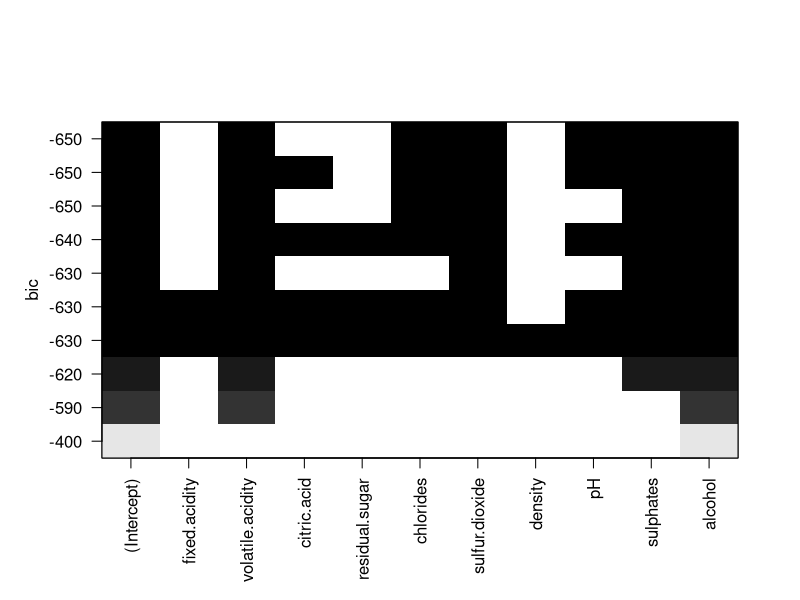
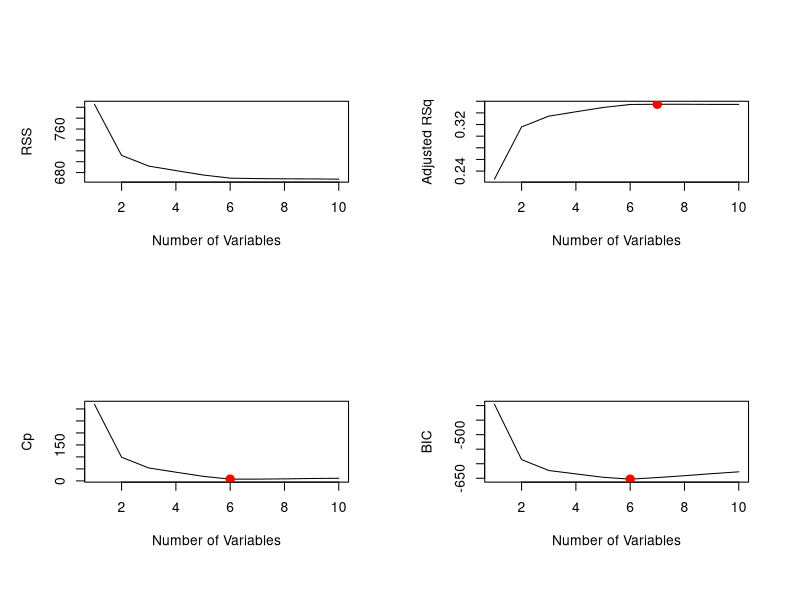
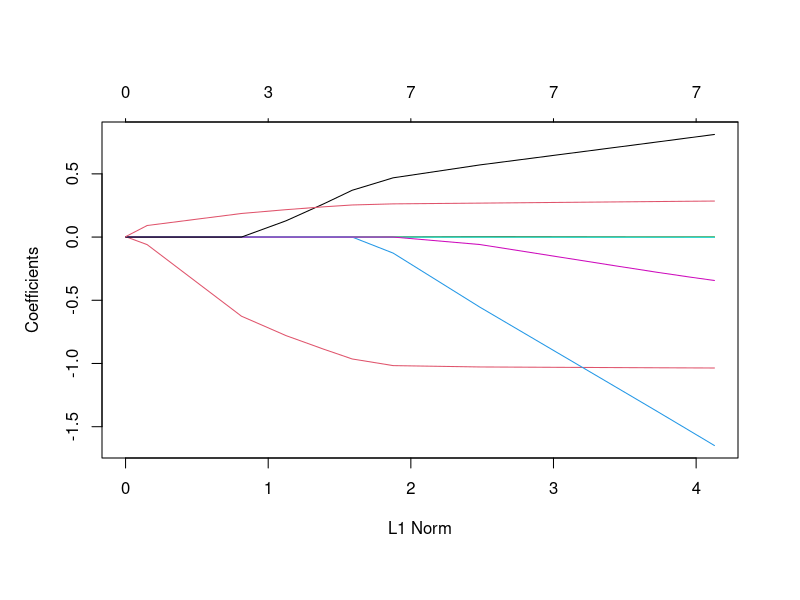
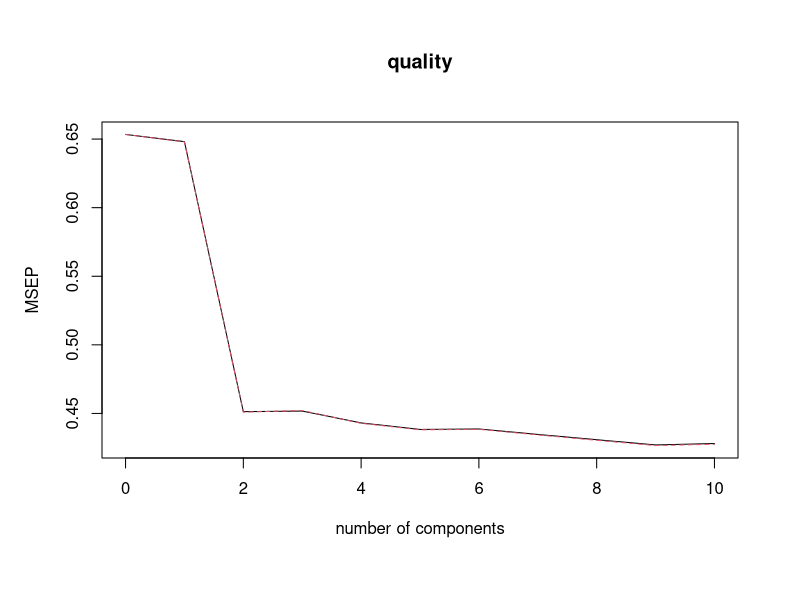
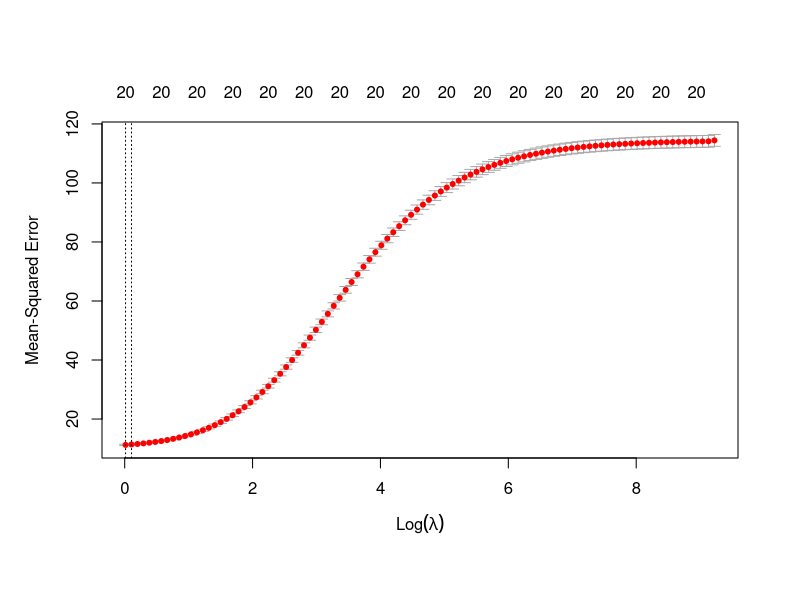
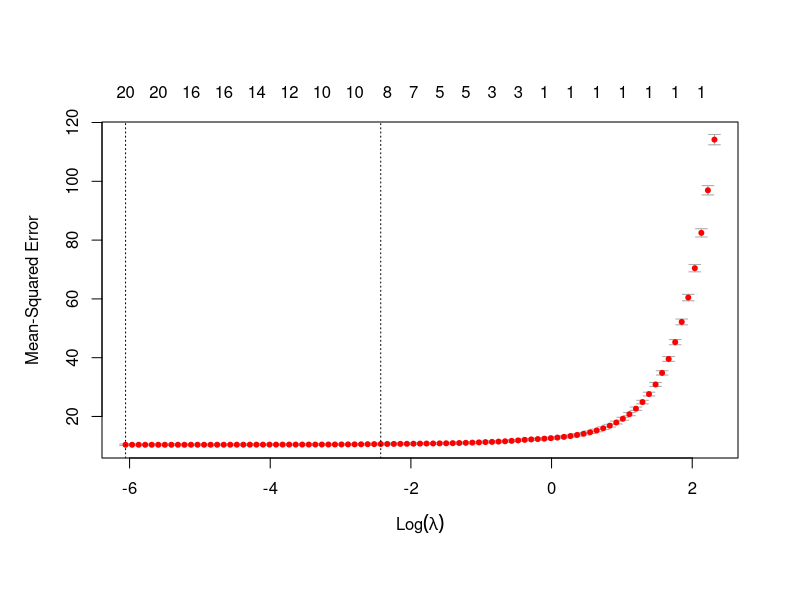
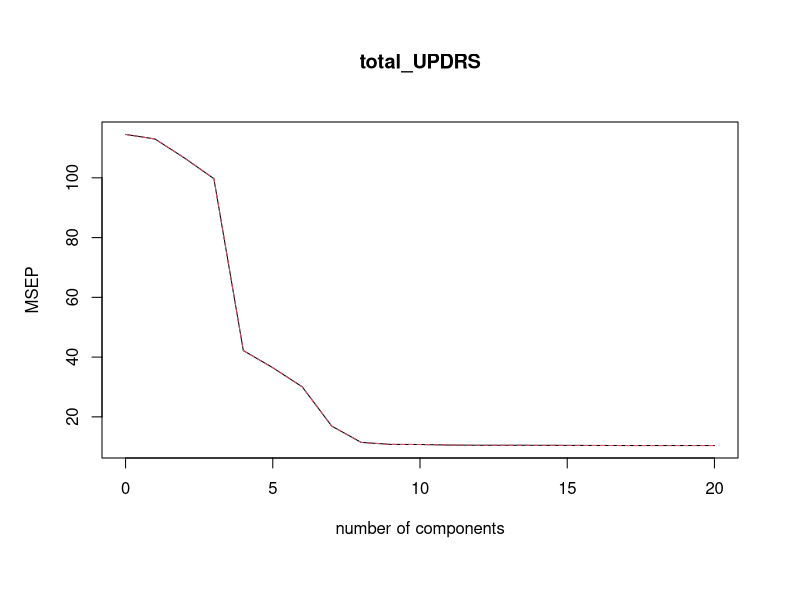

Generate these figures, in order, with R:
# Chapter 6 Code

wine <- read.csv(file = "Data/wine.csv")
park <- read.csv(file = "Data/park.csv")
gene <- read.csv(file = "Data/gene.csv")

# Subset selection ---------------------------------------------------

library(leaps)

#best subset
fit.sub <- regsubsets(quality ~ ., data = wine, nvmax = 10)	
summary(fit.sub)

summary(fit.sub)$adjr2
summary(fit.sub)$cp
summary(fit.sub)$bic

plot(fit.sub, scale = "bic")

reg.summary <- summary(fit.sub)

par(mfrow = c(2,2)) 

plot(reg.summary$rss, xlab = "Number of Variables", ylab = "RSS", type = "l")

plot(reg.summary$adjr2, xlab = "Number of Variables", ylab = "Adjusted RSq", type = "l")
which.max(reg.summary$adjr2)
points(7, reg.summary$adjr2[7], col = "red", cex = 2, pch = 20)

plot(reg.summary$cp, xlab = "Number of Variables", ylab = "Cp", type = "l") 
which.min(reg.summary$cp) 
points(6, reg.summary$cp[6], col = "red", cex = 2, pch = 20) 

plot(reg.summary$bic, xlab = "Number of Variables", ylab = "BIC", type = "l") 
which.min(reg.summary$bic)
points(6, reg.summary$bic[6], col = "red", cex = 2, pch = 20)


#forwards/backwards stepwise
fit.for <- regsubsets(quality ~ ., data = wine, nvmax = 10, method = "forward")
summary(fit.for)

fit.back <- regsubsets(quality ~ ., data = wine, nvmax = 10, method = "backward")
summary(fit.back)

par(mfrow=c(1,1))



# Regularization -----------------------------------------------------

library(glmnet)
set.seed(1)
x <- model.matrix(quality ~ ., wine)[, -1]
y <- wine$quality
grid <- 10^seq(10, -2, length = 100)


#ridge
fit.Ridge <- glmnet(x, y, alpha = 0 , lambda = grid)

fit.Ridge$lambda[75]
coef(fit.Ridge)[, 75]
coef(fit.Ridge, s = fit.Ridge$lambda[75])

predict(fit.Ridge, s = 10, type = "coefficients")

ridge.pred1 <- predict(fit.Ridge, s = fit.Ridge$lambda[75], newx = x)
mean((ridge.pred1 - y)^2)

ridge.pred2 <- predict(fit.Ridge, s = 10, newx = x)
mean((ridge.pred2 - y)^2)
coef(fit.Ridge, s = 10)

ridge.pred3 <- predict(fit.Ridge, newx = x)
dim(ridge.pred3)
head(ridge.pred3)

mean(ridge.pred3[, 75] == ridge.pred1)

summary(ridge.pred1)


#lasso
fit.Lasso <- glmnet(x, y, alpha = 1, lambda = grid)
plot(fit.Lasso)

coef(fit.Lasso, s = fit.Lasso$lambda[75])
coef(fit.Lasso, s = fit.Lasso$lambda[90])
predict(fit.Lasso, s = 0.05, type = "coefficients")
coef(fit.Lasso, s = 0.05)

lasso.pred1 <- predict(fit.Lasso, s = 0.05, newx = x)
mean((lasso.pred1 - y)^2)
summary(lasso.pred1)

lasso.pred2 <- predict(fit.Lasso, s = fit.Lasso$lambda[90], newx = x)
mean((lasso.pred2 - y)^2)
summary(lasso.pred2)



# Dimension reduction ------------------------------------------------

library(pls)
set.seed(100)

fit.PCR <- pcr(quality ~ ., data = wine, scale = TRUE, validation = "CV")
summary(fit.PCR)
validationplot(fit.PCR, val.type = "MSEP")

pred.PCR <- predict(fit.PCR, wine, ncomp = 2)
mean((pred.PCR - wine$quality)^2)



# CV and train/test --------------------------------------------------

#cv with glmnet
set.seed(234)

x <- model.matrix(out ~ ., gene)[, -1]
y <- gene$out

fit.gene <- cv.glmnet(x, y, alpha = 1, nfolds = 5)
fit.gene$lambda
fit.gene$lambda.min
fit.gene$lambda.1se
coef(fit.gene, s = c(fit.gene$lambda.min, fit.gene$lambda.1se))
predict(fit.gene, newx = x, s = "lambda.min")


#train/test
set.seed(1)
train <- sample(1:dim(park)[1], 0.75*dim(park)[1])

x <- model.matrix(total_UPDRS ~ ., park)[, -1]
y <- park$total_UPDRS

fit.r <- cv.glmnet(x[train, ], y[train], alpha = 0)
plot(fit.r)
bestlam.r <- fit.r$lambda.min
pred.ridge <- predict(fit.r, s = bestlam.r, newx = x[-train, ])
mean((pred.ridge - y[-train])^2)

fit.l <- cv.glmnet(x[train, ], y[train], alpha = 1)
plot(fit.l)
bestlam.l <- fit.l$lambda.min
pred.lasso <- predict(fit.l, s = bestlam.l, newx = x[-train, ])
mean((pred.lasso - y[-train])^2)

fit.reg <- lm(total_UPDRS ~ ., data = park, subset = train)
pred.reg <- predict(fit.reg, park[-train, ])
mean((pred.reg - park$total_UPDRS[-train])^2)

fit.pcr <- pcr(total_UPDRS ~ ., data = park, scale = TRUE, validation = "CV")
summary(fit.pcr)
validationplot(fit.pcr, val.type = "MSEP")
pred.pcr <- predict(fit.pcr, park, ncomp = 8)
mean((pred.pcr - park$total_UPDRS)^2)

best.fit <- glmnet(x, y, alpha = 1)
predict(best.fit, s = bestlam.l, type = "coefficients")
